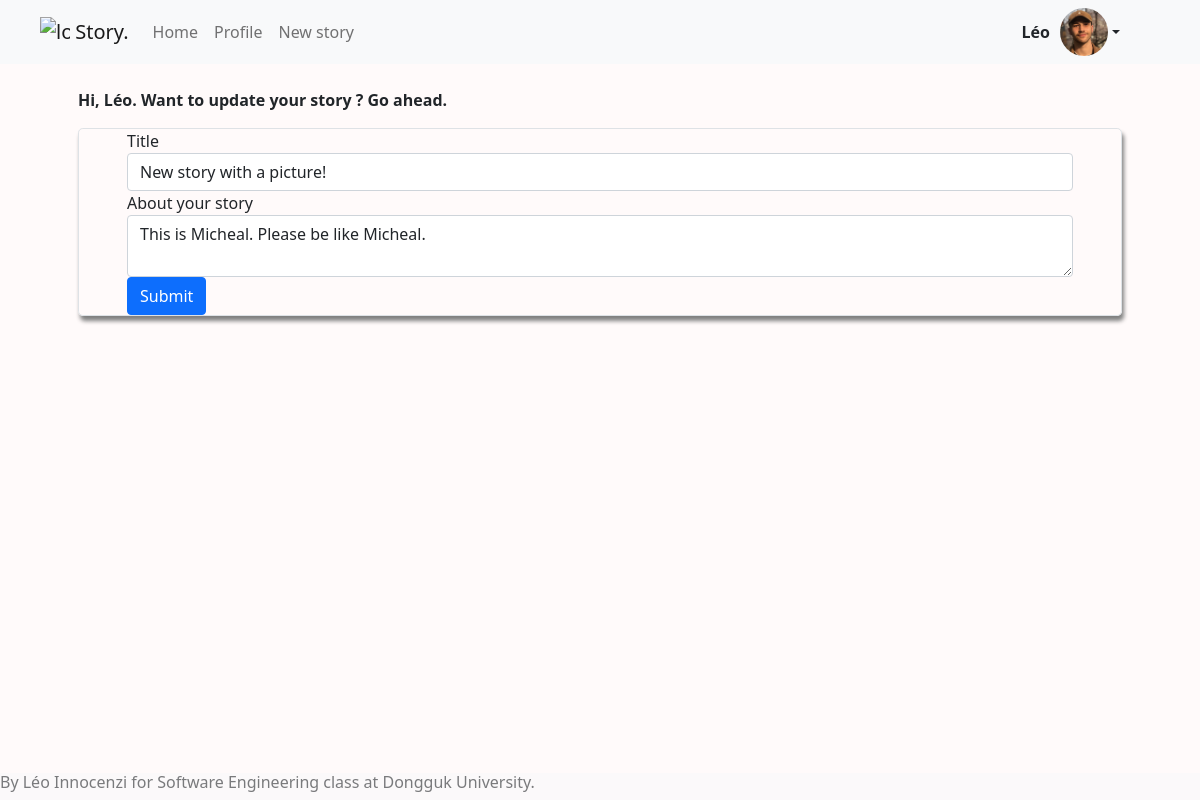
Screenshot of /modify_post/6 (signed in) with the database file from the repository.
### app/models.py (models this page shows, shortened)
class User(UserMixin, db.Model):
    id = db.Column(db.Integer, primary_key=True)
    username = db.Column(db.String(64), index=True, unique=True)
    email = db.Column(db.String(120), index=True, unique=True)
    location = db.Column(db.String(64), index=True, unique=True)
    password_hash = db.Column(db.String(128))
    profilePicture = db.Column(db.String(128))
    about_me = db.Column(db.String(140))
    last_seen = db.Column(db.DateTime, default=datetime.utcnow)
    stories = db.relationship('Story', backref='author', lazy='dynamic')

class Story(db.Model):
    id = db.Column(db.Integer, primary_key=True)
    title = db.Column(db.String(256))
    body = db.Column(db.String(4096))
    timestamp = db.Column(db.DateTime, index=True, default=datetime.utcnow)
    storyPicture = db.Column(db.String(128))
    user_id = db.Column(db.Integer, db.ForeignKey('user.id'))

### app/routes.py (the view)
@app.route('/modify_post/<int:id>', methods =['GET', 'POST'])
def modify_post(id):
    story = Story.query.get(id)
    form = EditStory()
    if form.validate_on_submit():
        story.title = form.title.data
        story.body = form.body.data
        db.session.commit()
        return redirect(url_for('home'))
    elif request.method == 'GET':
        form.title.data = story.title
        form.body.data = story.body
    db.session.flush
    return render_template('modify_post.html', form=form)

### app/forms.py
class EditStory(FlaskForm):
    title = StringField('Title')
    body = TextAreaField('About your story', validators=[Length(min=1, max=4096)])
    submit_button = SubmitField('Submit')

### app/models.py (called while the page is built)
@login.user_loader
def load_user(id):
    return User.query.get(int(id))

### app/templates/modify_post.html (shortened to what this page needs)
<!doctype html>
<html lang="en">
  <head>
    <link rel="stylesheet" href="../css/main.css">
    <link href="https://cdn.jsdelivr.net/npm/bootstrap@5.0.1/dist/css/bootstrap.min.css" rel="stylesheet">
  </head>
  <body style="background-color:snow;">
    <nav class="navbar navbar-expand-lg navbar-light bg-light">
      <a class="navbar-brand " href="{{ url_for('home') }}">
        <img src="../../img/filter-circle.svg" width="30" height="30" class="d-inline-block align-top" style="margin-left: 5vh;" alt="logo">     Story.</a>
      <ul class="navbar-nav mr-auto d-flex align-items-center">
        <li class="nav-item active">
          <a class="nav-link" href="{{ url_for('home') }}">Home</a>
        </li>
        <li class="nav-item">
          <a class="nav-link" href="{{ url_for('profile') }}">Profile</a>
        <li class="nav-item">
            <a class="nav-link" href="{{url_for('new_story')}}">New story</a>
        </li>
      </ul>
      <div class="dropdown" style="margin-left: auto; margin-right:10vh">
        <a href="#" class="inline d-flex align-items-center link-dark text-decoration-none dropdown-toggle" data-toggle="dropdown" id="dropdownMenuLink" aria-haspopup="true" aria-expanded="false">
          <strong style="margin-right: 10px;">{{ current_user.username }}</strong>
          <img src="{{ url_for('profile_picture') }}" alt="profile picture" width="48" height="48" class="rounded-circle">
        </a>
      </div>
    </nav>
    {% import "bootstrap/wtf.html" as wtf %}
    {% block content %}
    <div class="container my-md-4 mx-auto px-5">
      <div class= "mx-auto">
        <div>
          <p style="font-weight: bolder;">Hi, {{ current_user.username }}. Want to update your story ? Go ahead.</p>
          <div class="container card-style form-group border rounded-3 px-5 mb-4 ">
          <form method="POST" enctype="multipart/form-data">
            {{ wtf.quick_form(form, button_map={'submit_button': 'primary', }) }}
          </form>
          </div>
        </div>
      </div>
    </div>
    {% endblock content %}
  </body>
  <footer class="footer fixed-bottom bg-light" style="opacity: 0.6">
    <h6>By Léo Innocenzi for Software Engineering class at Dongguk University.</h6>
  </footer>
</html>

### css/main.css (style rules this page uses)
.footer { margin-top: 0 auto; margin-bottom: 0px; }
.card-style { box-shadow: 2px 5px 4px grey; }

### rows the page displays
User: username "Léo"
Story: title "New story with a picture!", body "This is Micheal. Please be like Micheal."
